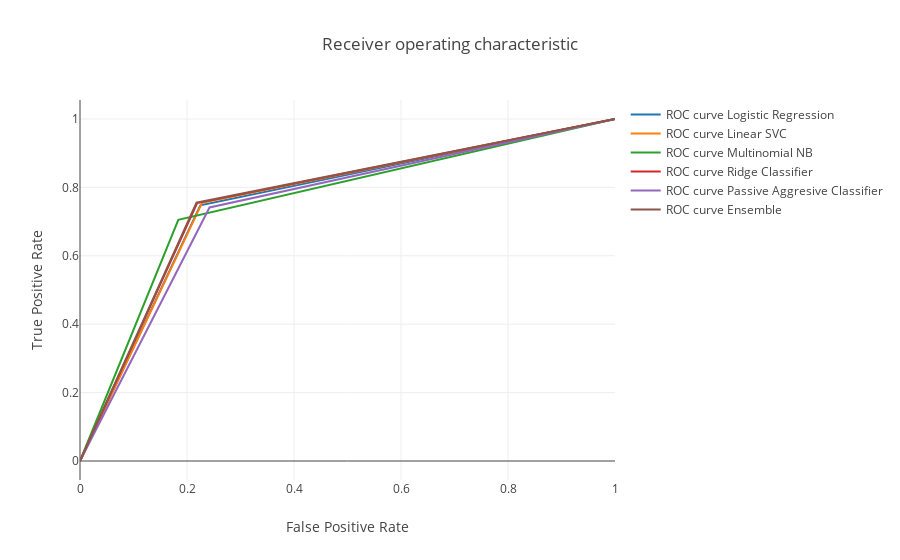

Source (notebook cell):
### Code cell
data = []
for i in range(0, len(_fp_)):
    trace = go.Scatter(x=_fp_[i], y=_tp_[i],
                        mode='lines', 
                        name='ROC curve {}'
                               ''.format(names[i]))
    data.append(trace)
    
layout = go.Layout(title='Receiver operating characteristic ',
                   xaxis=dict(title='False Positive Rate'),
                   yaxis=dict(title='True Positive Rate'))

fig = go.Figure(data=data, layout=layout)
    
py.iplot(fig)

### Figure 1 — Plotly figure (JSON) as saved in the notebook; plotly's stock layout.template omitted (floating-point values rounded to 4 significant figures)
{"data": [{"mode": "lines", "name": "ROC curve Logistic Regression", "type": "scatter", "uid": "2205e6c0-c199-11e8-9980-2016d8c46e37", "x": [0, 0.2249, 1], "y": [0, 0.7477, 1]}, {"mode": "lines", "name": "ROC curve Linear SVC", "type": "scatter", "uid": "2205e6c1-c199-11e8-9980-2016d8c46e37", "x": [0, 0.2281, 1], "y": [0, 0.7549, 1]}, {"mode": "lines", "name": "ROC curve Multinomial NB", "type": "scatter", "uid": "2205e6c2-c199-11e8-9980-2016d8c46e37", "x": [0, 0.1838, 1], "y": [0, 0.7052, 1]}, {"mode": "lines", "name": "ROC curve Ridge Classifier", "type": "scatter", "uid": "2205e6c3-c199-11e8-9980-2016d8c46e37", "x": [0, 0.2189, 1], "y": [0, 0.7541, 1]}, {"mode": "lines", "name": "ROC curve Passive Aggresive Classifier", "type": "scatter", "uid": "2205e6c4-c199-11e8-9980-2016d8c46e37", "x": [0, 0.2421, 1], "y": [0, 0.7413, 1]}, {"mode": "lines", "name": "ROC curve Ensemble", "type": "scatter", "uid": "2205e6c5-c199-11e8-9980-2016d8c46e37", "x": [0, 0.2177, 1], "y": [0, 0.7553, 1]}], "layout": {"title": "Receiver operating characteristic ", "xaxis": {"title": "False Positive Rate"}, "yaxis": {"title": "True Positive Rate"}}}
